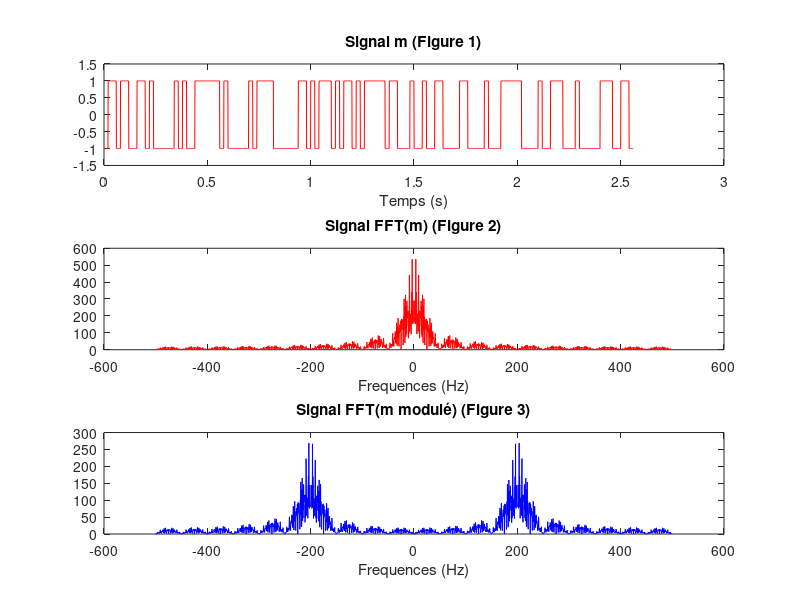
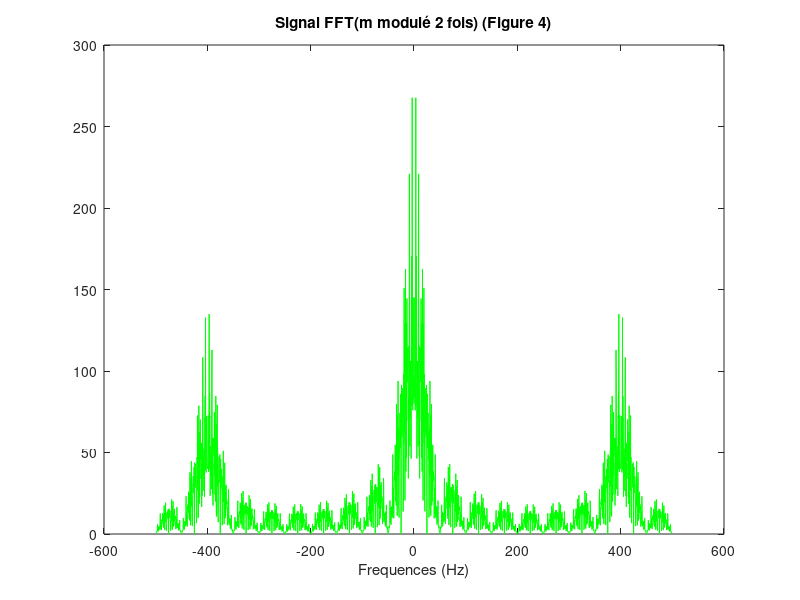
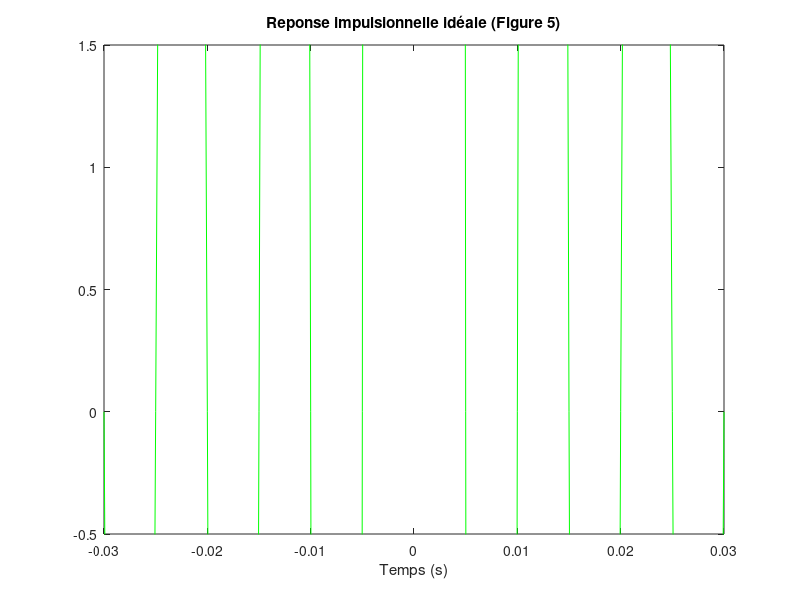
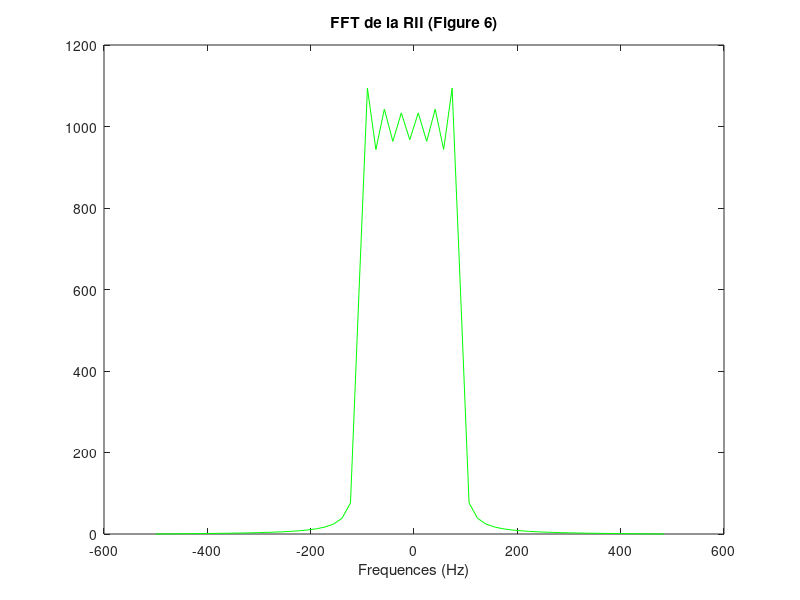

These charts were generated, in order, by the following MATLAB code: (Note: this script raises an error after producing the figures.)
clear all;
close all;
clc;

%% Modulation
Fe=1000;
Te=1/Fe;
f0=200;
Nb=128;
bits=randi([0,1],1,Nb);

Ns=20;
Ts=Ns*Te;%Duree de transmission de 1 bit
N=Nb*Ns%longueur du tableau m

m=kron(2*bits-1,ones(1,Ns));
%Affichage de m
t=linspace(0, Nb*Ts,N);%Nb*Ns=length(m)
subplot(3,1,1);
plot(t,m, 'r-');
xlabel("Temps (s)");
ylabel("");
ylim([-1.5,1.5]);
title("Signal m (Figure 1)");

%Calcul FFT(m)
M=abs(fftshift(fft(m)));

%Affichage de M
%f=linspace(-Fe/2, Fe/2,N);%Nb*Ns=length(m)
f=[-Fe/2:Fe/N:Fe/2-Fe/N];
subplot(3,1,2);
plot(f,M, 'r-');
xlabel("Frequences (Hz)");
ylabel("");
title("Signal FFT(m) (Figure 2)");

%Transposition de frequence
tps=[0:Te:(N-1)*Te];
modulation=cos(2*pi*f0*tps);% echantillon
m_module=m.*modulation;

%Affichage de m modulé
M_module=abs(fftshift(fft(m_module)));
subplot(3,1,3);
plot(f,M_module, 'b-');
xlabel("Frequences (Hz)");
ylabel("");
title("Signal FFT(m modulé) (Figure 3)");



%% Demodulation
m2=m_module.*modulation;
M2=abs(fftshift(fft(m2)));

%Affichage
f=[-Fe/2:Fe/N:Fe/2-Fe/N];

figure,
plot(f,M2, 'g-');
xlabel("Frequences (Hz)");
title("Signal FFT(m modulé 2 fois) (Figure 4)");


%% Filtrage
% 8.4.3 a) Calcul de la reponse impulsionnelle ideale tronquée
n=30;
t_ordre61=[-n*Te:Te:n*Te];
RII=f0*sinc(t_ordre61*f0);

% Affichage
figure,
plot(t_ordre61,RII, 'g-');
xlabel("Temps (s)");
title("Reponse impulsionnelle idéale (Figure 5)");
ylim([-0.5,1.5]);

%% 8.4.3 b) Affichage du filtre en fréquence (de la porte)
%f=linspace(-Fe/2, Fe/2,length(RII));
f=[-Fe/2:Fe/length(RII):Fe/2-Fe/length(RII)];
figure,
plot(f,abs(fftshift(fft(RII))), 'g-');
xlabel("Frequences (Hz)");
title("FFT de la RII (Figure 6)");

%% 8.4.3 c) Comparaison des réponses impulsionnelles avec des ordres différents

%Calcul des RII
n_O21=10;% Ordre 21
n_O61=30;%Ordre 61

t_ordre21=[-n_O21*Te:Te:n_O21*Te];
f_O21=[-Fe/2:Fe/(2*n_O21+1):Fe/2-Fe/(2*n_O21+1)];
RII_O21=f0*sinc(t_ordre21*f0);

t_ordre61=[-n_O61*Te:Te:n_O61*Te];
f_O61=[-Fe/2:Fe/(2*n_O61+1):Fe/2-Fe/(2*n_O61+1)];
RII_O61=f0*sinc(t_ordre61*f0);

%affichage des Rii
figure,
plot(t_ordre21,RII_O21, 'rO');
xlim([-n_O61*Te, n_O61*Te]);
hold on;
%figure,
plot(t_ordre61,RII_O61, 'g-');
legend("Ordre21", "Ordre 61");
xlabel("Temps (s)");
title("Comparaison de RII (Figure 7)");

% Affichage des fft des rii
figure,
plot(f_O21,abs(fftshift(fft(RII_O21))), 'r-');
hold on;

plot(f_O61,abs(fftshift(fft(RII_O61))), 'g-');
legend("Ordre21", "Ordre 61");
xlabel("Frequences (Hz)");
title("Comparaison de FFT des RII (Figure 8)");

%% 8.4.3 d)
%on garde Ordre=61
RII_rect=f0*sinc(t_ordre61*f0);
RII_blackman=f0*sinc(t_ordre61*f0).*blackman(length(t_ordre61))';
f=[-Fe/2:Fe/length(RII_rect):Fe/2-Fe/length(RII_rect)];

figure,
plot(f,RII_rect, 'g-');
hold on;

plot(f,RII_blackman, 'r-');
legend("Avec fenetre rectangulaire", "Avec fenetre de blackman");
xlabel("Frequences (Hz)");
title("Comparaison des RI avec des fenetres differentes (Figure 9)");

fenetre_rect_o61=abs(fftshift(fft(RII_rect)));
figure,
plot(f,fenetre_rect_o61, 'g-');
hold on;

fenetre_blackman_o61=abs(fftshift(fft(RII_blackman)));
plot(f,fenetre_blackman_o61, 'r-');
legend("Avec fenetre rectangulaire", "Avec fenetre de blackman");
xlabel("Frequences (Hz)");
title("Comparaison des FFT des RI avec des fenetres differentes (Figure 10)");

%% 8.4.3 e)
%Ordre 61, fenetre blackman
f=[-Fe/2:Fe/N:Fe/2-Fe/N];

figure,
plot(f,M2, 'g-');
hold on;
plot(f_O61, fenetre_blackman_o61, 'r-');
legend("TF du signal modulé en sortie du cos de reception", "Filtre avec fenetre de Blackman, ordre 61");
xlabel("Frequences (Hz)");
title("Superposition du filtre et du signal à filtrer (Figure 11)");

%% 8.4.3 f) et g)
%Filtrage
signal_filtre=conv(m2, fenetre_blackman_o61, 'same');

figure,
plot(t, signal_filtre/abs(max(signal_filtre)), 'b-');
hold on;
plot(t,m, 'r-');
legend("Signal filtré", "Signal original");
xlabel("Temps");
title("Comparaison ds signaux (Figure 12)");
